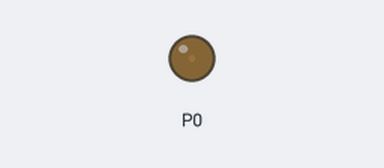
A program run on a simulated BBC micro:bit running MicroPython. Parts: output pins drawn as LEDs (lit = HIGH).

Above: at 0.05 s.
At 1.8 s:
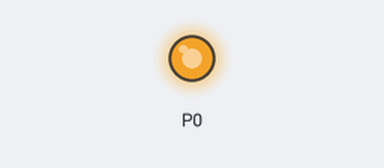
At 2.65 s:
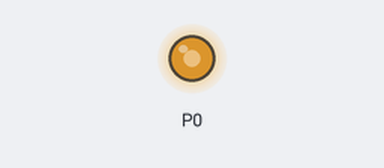
At 3.55 s:
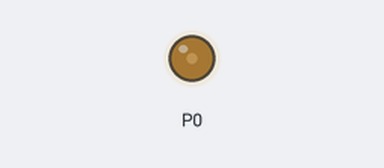
Timing chart, 0 to 5.3 s (numbered marks = the images above):
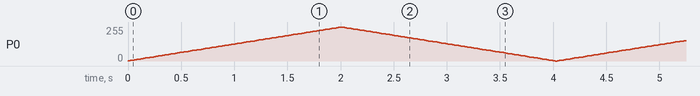

The program:

pwm_led.py
```python
from microbit import *

def convert(per):
    return int(1023 * per / 100)

hz = 20 # 周波数 Hz
pin0.set_analog_period(hz)

duty = 1
add = 1
while True:
    pin0.write_analog(convert(duty))
    duty += add
    if duty <= 0 or duty >= 100:
        add *= -1

    sleep(hz)
```
